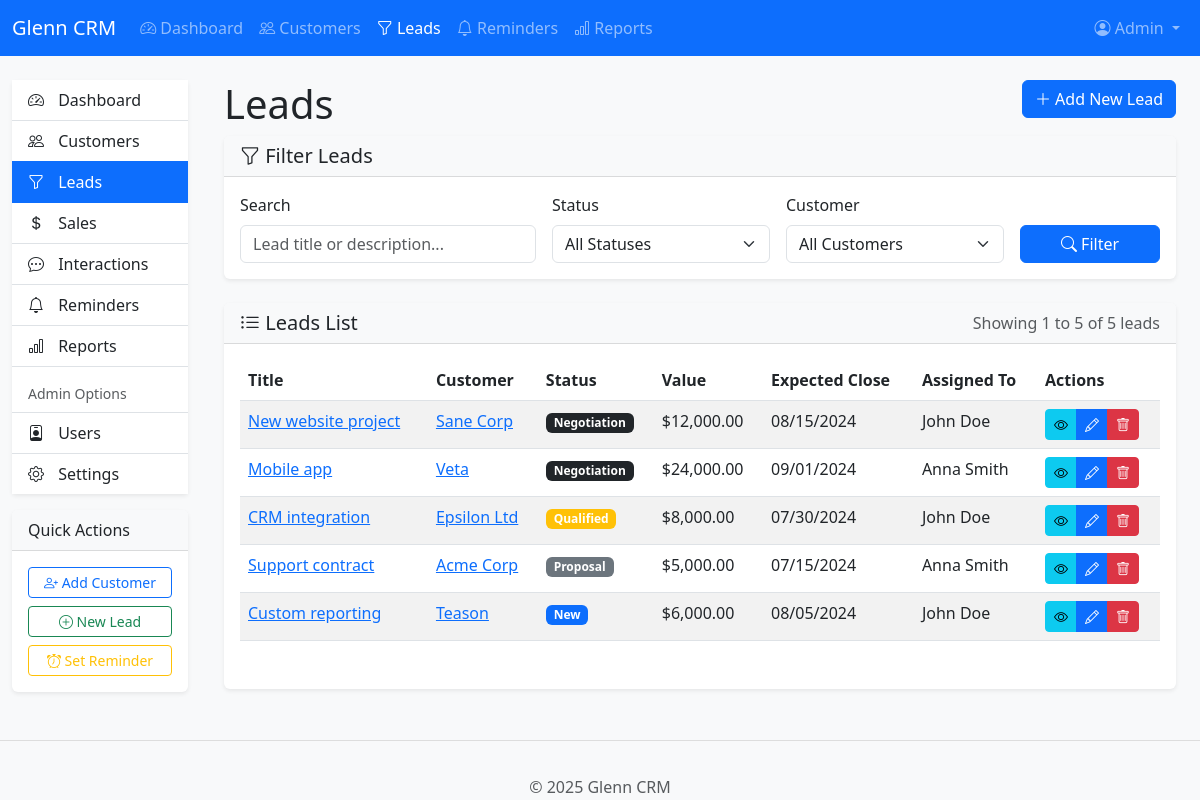
Page /glenncrm/index.php?page=leads (signed in) on the committed database.
### tables this page shows
CREATE TABLE `settings` (
  `setting_id` int(11) NOT NULL,
  `setting_name` varchar(50) NOT NULL,
  `setting_value` text DEFAULT NULL,
  `setting_description` text DEFAULT NULL,
  `is_public` tinyint(1) DEFAULT 0,
  `updated_at` timestamp NOT NULL DEFAULT current_timestamp() ON UPDATE current_timestamp()
);

CREATE TABLE `leads` (
  `lead_id` int(11) NOT NULL,
  `customer_id` int(11) DEFAULT NULL,
  `title` varchar(100) NOT NULL,
  `description` text DEFAULT NULL,
  `status` enum('new','contacted','qualified','proposal','negotiation','closed_won','closed_lost') DEFAULT 'new',
  `source` varchar(100) DEFAULT NULL,
  `value` decimal(10,2) DEFAULT 0.00,
  `expected_close_date` date DEFAULT NULL,
  `priority` enum('low','medium','high') DEFAULT 'medium',
  `assigned_to` int(11) DEFAULT NULL,
  `created_at` timestamp NOT NULL DEFAULT current_timestamp(),
  `updated_at` timestamp NULL DEFAULT NULL ON UPDATE current_timestamp()
);

CREATE TABLE `customers` (
  `customer_id` int(11) NOT NULL,
  `name` varchar(100) NOT NULL,
  `email` varchar(100) DEFAULT NULL,
  `phone` varchar(20) DEFAULT NULL,
  `address` text DEFAULT NULL,
  `notes` text DEFAULT NULL,
  `status` enum('active','inactive','prospect') DEFAULT 'active',
  `assigned_to` int(11) DEFAULT NULL,
  `created_at` timestamp NOT NULL DEFAULT current_timestamp(),
  `updated_at` timestamp NULL DEFAULT NULL ON UPDATE current_timestamp()
);

CREATE TABLE `users` (
  `user_id` int(11) NOT NULL,
  `username` varchar(50) NOT NULL,
  `password_hash` varchar(255) NOT NULL,
  `email` varchar(100) NOT NULL,
  `first_name` varchar(50) NOT NULL,
  `last_name` varchar(50) NOT NULL,
  `role` enum('admin','user') DEFAULT 'user',
  `last_login` timestamp NULL DEFAULT NULL,
  `created_at` timestamp NOT NULL DEFAULT current_timestamp()
);

### glenncrm/pages/leads.php (the view, shortened to what the rows shown need)
<?php
$action = isset($_GET['action']) ? sanitize_input($_GET['action']) : 'list';
$current_page = isset($_GET['p']) ? intval($_GET['p']) : 1;
$items_per_page = intval(get_setting('items_per_page', 10));
$offset = ($current_page - 1) * $items_per_page;
switch ($action) {
    default:
        $conditions = [];
        $params = [];
        $param_types = '';
        $where_clause = !empty($conditions) ? " WHERE " . implode(" AND ", $conditions) : "";
        $query = "SELECT l.*, c.name as customer_name, u.first_name, u.last_name
                 FROM leads l
                 LEFT JOIN customers c ON l.customer_id = c.customer_id
                 LEFT JOIN users u ON l.assigned_to = u.user_id"
                 . $where_clause .
                 " ORDER BY l.created_at DESC LIMIT ?, ?";
        $stmt = $conn->prepare($query);
        $param_types .= 'ii';
        $params[] = $offset;
        $params[] = $items_per_page;
        $stmt->bind_param($param_types, ...$params);
        $stmt->execute();
        $leads = $stmt->get_result();
?>
<div class="content-header">
    <div class="container-fluid">
        <div class="row mb-2">
            <div class="col-sm-6">
                <h1 class="m-0">Leads</h1>
            </div>
        </div>
    </div>
</div>
<section class="content">
    <div class="container-fluid">
        <div class="card">
            <div class="card-body">
                <div class="table-responsive">
                    <table class="table table-striped table-hover">
                        <thead>
                            <tr>
                                <th>Title</th>
                                <th>Customer</th>
                                <th>Status</th>
                                <th>Value</th>
                                <th>Expected Close</th>
                                <th>Assigned To</th>
                                <th>Actions</th>
                            </tr>
                        </thead>
                        <tbody>
                            <?php if ($leads->num_rows > 0): ?>
                                <?php while ($lead = $leads->fetch_assoc()): ?>
                                    <tr>
                                        <td>
                                            <a href="<?php echo BASE_URL; ?>/index.php?page=leads&action=view&id=<?php echo $lead['lead_id']; ?>">
                                                <?php echo $lead['title']; ?>
                                            </a>
                                        </td>
                                        <td>
                                            <?php if ($lead['customer_id']): ?>
                                                <a href="<?php echo BASE_URL; ?>/index.php?page=customers&action=view&id=<?php echo $lead['customer_id']; ?>">
                                                    <?php echo $lead['customer_name']; ?>
                                                </a>
                                            <?php else: ?>
                                                <span class="text-muted">No customer</span>
                                            <?php endif; ?>
                                        </td>
                                        <td>
                                            <span class="badge bg-<?php
                                                $status_colors = [
                                                    'new' => 'primary',
                                                    'contacted' => 'info',
                                                    'qualified' => 'warning',
                                                    'proposal' => 'secondary',
                                                    'negotiation' => 'dark',
                                                    'closed_won' => 'success',
                                                    'closed_lost' => 'danger'
                                                ];
                                                echo $status_colors[$lead['status']];
                                            ?>">
                                                <?php echo ucfirst(str_replace('_', ' ', $lead['status'])); ?>
                                            </span>
                                        </td>
                                        <td><?php echo format_currency($lead['value']); ?></td>
                                        <td><?php echo $lead['expected_close_date'] ? format_date($lead['expected_close_date']) : '-'; ?></td>
                                        <td>
                                            <?php
                                                echo $lead['assigned_to'] ?
                                                    $lead['first_name'] . ' ' . $lead['last_name'] :
                                                    '<span class="text-muted">Unassigned</span>';
                                            ?>
                                        </td>
                                        <td>
                                            <div class="btn-group btn-group-sm">
                                                <a href="<?php echo BASE_URL; ?>/index.php?page=leads&action=view&id=<?php echo $lead['lead_id']; ?>" class="btn btn-info">
                                                    <i class="bi bi-eye"></i>
                                                </a>
                                                <a href="<?php echo BASE_URL; ?>/index.php?page=leads&action=edit&id=<?php echo $lead['lead_id']; ?>" class="btn btn-primary">
                                                    <i class="bi bi-pencil"></i>
                                                </a>
                                                <?php if (is_admin()): ?>
                                                    <a href="<?php echo BASE_URL; ?>/index.php?page=leads&action=delete&id=<?php echo $lead['lead_id']; ?>"
                                                       class="btn btn-danger confirm-delete">
                                                        <i class="bi bi-trash"></i>
                                                    </a>
                                                <?php endif; ?>
                                            </div>
                                        </td>
                                    </tr>
                                <?php endwhile; ?>
                            <?php else: ?>
                                <tr>
                                    <td colspan="7" class="text-center">No leads found</td>
                                </tr>
                            <?php endif; ?>
                        </tbody>
                    </table>
                </div>
            </div>
        </div>
    </div>
</section>
<?php
        break;
}
?>

### glenncrm/includes/navigation.php (shortened to what the rows shown need)
<nav class="navbar navbar-expand-lg navbar-dark bg-primary">
    <div class="container-fluid">
        <a class="navbar-brand" href="<?php echo BASE_URL; ?>/index.php">
            <?php echo get_setting('company_name', 'Glenn CRM'); ?>
        </a>
        <div class="collapse navbar-collapse" id="navbarMain">
            <ul class="navbar-nav me-auto">
                <li class="nav-item">
                    <a class="nav-link <?php echo $page == 'dashboard' ? 'active' : ''; ?>" href="<?php echo BASE_URL; ?>/index.php">
                        <i class="bi bi-speedometer2"></i> Dashboard
                    </a>
                </li>
                <li class="nav-item">
                    <a class="nav-link <?php echo $page == 'customers' ? 'active' : ''; ?>" href="<?php echo BASE_URL; ?>/index.php?page=customers">
                        <i class="bi bi-people"></i> Customers
                    </a>
                </li>
                <li class="nav-item">
                    <a class="nav-link <?php echo $page == 'leads' ? 'active' : ''; ?>" href="<?php echo BASE_URL; ?>/index.php?page=leads">
                        <i class="bi bi-funnel"></i> Leads
                    </a>
                </li>
                <li class="nav-item">
                    <a class="nav-link <?php echo $page == 'reminders' ? 'active' : ''; ?>" href="<?php echo BASE_URL; ?>/index.php?page=reminders">
                        <i class="bi bi-bell"></i> Reminders
                    </a>
                </li>
                <li class="nav-item">
                    <a class="nav-link <?php echo $page == 'reports' ? 'active' : ''; ?>" href="<?php echo BASE_URL; ?>/index.php?page=reports">
                        <i class="bi bi-bar-chart"></i> Reports
                    </a>
                </li>
            </ul>
            <ul class="navbar-nav">
                <li class="nav-item dropdown">
                    <a class="nav-link dropdown-toggle" href="#" id="navbarDropdown" role="button" data-bs-toggle="dropdown">
                        <i class="bi bi-person-circle"></i>
                        <?php echo $_SESSION['first_name']; ?>
                    </a>
                </li>
            </ul>
        </div>
    </div>
</nav>

### glenncrm/includes/footer.php
<footer class="footer mt-auto py-3 bg-light">
    <div class="container text-center">
        <span class="text-muted">
            &copy; <?php echo date('Y'); ?> <?php echo get_setting('company_name', 'Glenn CRM'); ?>
        </span>
    </div>
</footer>
</body></html>

### rows in the picture
settings: setting_value "Glenn CRM"
leads: title "New website project", customer.name "Sane Corp", status "Negotiation", value "$12,000.00", expected_close_date "08/15/2024", assigned_to.first_name "John", assigned_to.last_name "Doe"
leads: title "Mobile app", customer.name "Veta", status "Negotiation", value "$24,000.00", expected_close_date "09/01/2024", assigned_to.first_name "Anna", assigned_to.last_name "Smith"
leads: title "CRM integration", customer.name "Epsilon Ltd", status "Qualified", value "$8,000.00", expected_close_date "07/30/2024", assigned_to.first_name "John", assigned_to.last_name "Doe"
leads: title "Support contract", customer.name "Acme Corp", status "Proposal", value "$5,000.00", expected_close_date "07/15/2024", assigned_to.first_name "Anna", assigned_to.last_name "Smith"
leads: title "Custom reporting", customer.name "Teason", status "New", value "$6,000.00", expected_close_date "08/05/2024", assigned_to.first_name "John", assigned_to.last_name "Doe"

### other values in the picture
$_SESSION['first_name'] "Admin"
min(($current_page - 1) * $items_per_page + 1, $total_items) "1"
min($current_page * $items_per_page, $total_items) "5"
$total_items "5"
form field status "All Statuses"
form field customer_id "All Customers"
